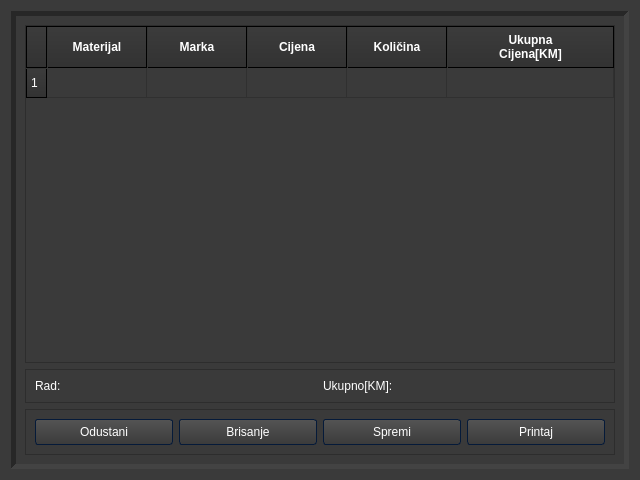
<?xml version="1.0" encoding="UTF-8"?>
<ui version="4.0">
 <class>ReceiptWindow</class>
 <widget class="QDialog" name="ReceiptWindow">
  <property name="geometry">
   <rect>
    <x>0</x>
    <y>0</y>
    <width>640</width>
    <height>480</height>
   </rect>
  </property>
  <property name="sizePolicy">
   <sizepolicy hsizetype="Ignored" vsizetype="Preferred">
    <horstretch>0</horstretch>
    <verstretch>0</verstretch>
   </sizepolicy>
  </property>
  <property name="windowTitle">
   <string>Budget Flow - Receipt</string>
  </property>
  <property name="styleSheet">
   <string notr="true">/*Copyright (c) DevSec Studio. All rights reserved.

MIT License

Permission is hereby granted, free of charge, to any person obtaining a copy
of this software and associated documentation files (the &quot;Software&quot;), to deal
in the Software without restriction, including without limitation the rights
to use, copy, modify, merge, publish, distribute, sublicense, and/or sell
copies of the Software, and to permit persons to whom the Software is
furnished to do so, subject to the following conditions:

The above copyright notice and this permission notice shall be included in all
copies or substantial portions of the Software.

THE SOFTWARE IS PROVIDED *AS IS*, WITHOUT WARRANTY OF ANY KIND, EXPRESS OR
IMPLIED, INCLUDING BUT NOT LIMITED TO THE WARRANTIES OF MERCHANTABILITY,
FITNESS FOR A PARTICULAR PURPOSE AND NONINFRINGEMENT. IN NO EVENT SHALL THE
AUTHORS OR COPYRIGHT HOLDERS BE LIABLE FOR ANY CLAIM, DAMAGES OR OTHER
LIABILITY, WHETHER IN AN ACTION OF CONTRACT, TORT OR OTHERWISE, ARISING FROM,
OUT OF OR IN CONNECTION WITH THE SOFTWARE OR THE USE OR OTHER DEALINGS IN THE SOFTWARE.
*/

/*-----QWidget-----*/
QWidget
{
	background-color: #3a3a3a;
	color: #fff;
	selection-background-color: #b78620;
	selection-color: #000;

}


/*-----QLabel-----*/
QLabel
{
	background-color: transparent;
	color: #fff;

}


/*-----QMenuBar-----*/
QMenuBar 
{
	background-color: qlineargradient(spread:repeat, x1:1, y1:0, x2:1, y2:1, stop:0 rgba(57, 57, 57, 255),stop:1 rgba(50, 50, 50, 255));
	border: 1px solid #000;
	color: #fff;

}


QMenuBar::item 
{
	background-color: transparent;

}


QMenuBar::item:selected 
{
	background-color: rgba(183, 134, 32, 20%);
	border: 1px solid #b78620;
	color: #fff;

}


QMenuBar::item:pressed 
{
	background-color: rgb(183, 134, 32);
	border: 1px solid #b78620;
	color: #fff;

}


/*-----QMenu-----*/
QMenu
{
    background-color: qlineargradient(spread:repeat, x1:1, y1:0, x2:1, y2:1, stop:0 rgba(57, 57, 57, 255),stop:1 rgba(50, 50, 50, 255));
    border: 1px solid #222;
    padding: 4px;
	color: #fff;

}


QMenu::item
{
    background-color: transparent;
    padding: 2px 20px 2px 20px;

}


QMenu::separator
{
   	background-color: rgb(183, 134, 32);
	height: 1px;

}


QMenu::item:disabled
{
    color: #555;
    background-color: transparent;
    padding: 2px 20px 2px 20px;

}


QMenu::item:selected
{
	background-color: rgba(183, 134, 32, 20%);
	border: 1px solid #b78620;
	color: #fff;

}


/*-----QToolBar-----*/
QToolBar
{
	background-color: qlineargradient(spread:repeat, x1:1, y1:0, x2:1, y2:1, stop:0 rgba(69, 69, 69, 255),stop:1 rgba(58, 58, 58, 255));
	border-top: none;
	border-bottom: 1px solid #4f4f4f;
	border-left: 1px solid #4f4f4f;
	border-right: 1px solid #4f4f4f;

}


QToolBar::separator
{
	background-color: #2e2e2e;
	width: 1px;

}


/*-----QToolButton-----*/
QToolButton 
{
	background-color: transparent;
	color: #fff;
	padding: 5px;
	padding-left: 8px;
	padding-right: 8px;
	margin-left: 1px;
}


QToolButton:hover
{
	background-color: rgba(183, 134, 32, 20%);
	border: 1px solid #b78620;
	color: #fff;
	
}


QToolButton:pressed
{
	background-color: qlineargradient(spread:repeat, x1:1, y1:0, x2:1, y2:1, stop:0 rgba(57, 57, 57, 255),stop:1 rgba(50, 50, 50, 255));
	border: 1px solid #b78620;

}


QToolButton:checked
{
	background-color: qlineargradient(spread:repeat, x1:1, y1:0, x2:1, y2:1, stop:0 rgba(57, 57, 57, 255),stop:1 rgba(50, 50, 50, 255));
	border: 1px solid #222;
}


/*-----QPushButton-----*/
QPushButton
{
	background-color: qlineargradient(spread:repeat, x1:1, y1:0, x2:1, y2:1, stop:0 rgba(84, 84, 84, 255),stop:1 rgba(59, 59, 59, 255));
	color: #ffffff;
	min-width: 80px;
	border-style: solid;
	border-width: 1px;
	border-radius: 3px;
	border-color: #051a39;
	padding: 5px;

}


QPushButton::flat
{
	background-color: transparent;
	border: none;
	color: #fff;

}


QPushButton::disabled
{
	background-color: #404040;
	color: #656565;
	border-color: #051a39;

}


QPushButton::hover
{
	background-color: rgba(183, 134, 32, 20%);
	border: 1px solid #b78620;

}


QPushButton::pressed
{
	background-color: qlineargradient(spread:repeat, x1:1, y1:0, x2:1, y2:1, stop:0 rgba(74, 74, 74, 255),stop:1 rgba(49, 49, 49, 255));
	border: 1px solid #b78620;

}


QPushButton::checked
{
	background-color: qlineargradient(spread:repeat, x1:1, y1:0, x2:1, y2:1, stop:0 rgba(74, 74, 74, 255),stop:1 rgba(49, 49, 49, 255));
	border: 1px solid #222;

}


/*-----QLineEdit-----*/
QLineEdit
{
	background-color: #131313;
	color : #eee;
	border: 1px solid #343434;
	border-radius: 2px;
	padding: 3px;
	padding-left: 5px;

}


/*-----QPlainTExtEdit-----*/
QPlainTextEdit
{
	background-color: #131313;
	color : #eee;
	border: 1px solid #343434;
	border-radius: 2px;
	padding: 3px;
	padding-left: 5px;

}


/*-----QTabBar-----*/
QTabBar::tab
{
	background-color: qlineargradient(spread:repeat, x1:1, y1:0, x2:1, y2:1, stop:0 rgba(84, 84, 84, 255),stop:1 rgba(59, 59, 59, 255));
	color: #ffffff;
	border-style: solid;
	border-width: 1px;
	border-color: #666;
	border-bottom: none;
	padding: 5px;
	padding-left: 15px;
	padding-right: 15px;

}


QTabWidget::pane 
{
	background-color: red;
	border: 1px solid #666;
	top: 1px;

}


QTabBar::tab:last
{
	margin-right: 0; 

}


QTabBar::tab:first:!selected
{
	background-color: #0c0c0d;
	margin-left: 0px;

}


QTabBar::tab:!selected
{
	color: #b1b1b1;
	border-bottom-style: solid;
	background-color: #0c0c0d;

}


QTabBar::tab:selected
{
	margin-bottom: 0px;

}


QTabBar::tab:!selected:hover
{
	border-top-color: #b78620;

}


/*-----QComboBox-----*/
QComboBox
{
    background-color: qlineargradient(spread:repeat, x1:1, y1:0, x2:1, y2:1, stop:0 rgba(84, 84, 84, 255),stop:1 rgba(59, 59, 59, 255));
    border: 1px solid #000;
    padding-left: 6px;
    color: #ffffff;
    height: 20px;

}


QComboBox::disabled
{
	background-color: #404040;
	color: #656565;
	border-color: #051a39;

}


QComboBox:on
{
    background-color: #b78620;
	color: #000;

}


QComboBox QAbstractItemView
{
    background-color: #383838;
    color: #ffffff;
    border: 1px solid black;
    selection-background-color: #b78620;
    outline: 0;

}


QComboBox::drop-down
{
	background-color: qlineargradient(spread:repeat, x1:1, y1:0, x2:1, y2:1, stop:0 rgba(57, 57, 57, 255),stop:1 rgba(50, 50, 50, 255));
    subcontrol-origin: padding;
    subcontrol-position: top right;
    width: 15px;
    border-left-width: 1px;
    border-left-color: black;
    border-left-style: solid; 

}


QComboBox::down-arrow
{
    image: url(://arrow-down.png);
    width: 8px;
    height: 8px;
}


/*-----QSpinBox &amp; QDateTimeEdit-----*/
QSpinBox,
QDateTimeEdit 
{
    background-color: #131313;
	color : #eee;
	border: 1px solid #343434;
	padding: 3px;
	padding-left: 5px;
    border-radius : 2px;

}


QSpinBox::up-button, 
QDateTimeEdit::up-button
{
	border-top-right-radius:2px;
	background-color: #777777;
    width: 16px; 
    border-width: 1px;

}


QSpinBox::up-button:hover, 
QDateTimeEdit::up-button:hover
{
	background-color: #585858;

}


QSpinBox::up-button:pressed, 
QDateTimeEdit::up-button:pressed
{
	background-color: #252525;
    width: 16px; 
    border-width: 1px;

}


QSpinBox::up-arrow,
QDateTimeEdit::up-arrow
{
    image: url(://arrow-up.png);
    width: 7px;
    height: 7px;

}


QSpinBox::down-button, 
QDateTimeEdit::down-button
{
	border-bottom-right-radius:2px;
	background-color: #777777;
    width: 16px; 
    border-width: 1px;

}


QSpinBox::down-button:hover, 
QDateTimeEdit::down-button:hover
{
	background-color: #585858;

}


QSpinBox::down-button:pressed, 
QDateTimeEdit::down-button:pressed
{
	background-color: #252525;
    width: 16px; 
    border-width: 1px;

}


QSpinBox::down-arrow,
QDateTimeEdit::down-arrow
{
    image: url(://arrow-down.png);
    width: 7px;
    height: 7px;

}


/*-----QGroupBox-----*/
QGroupBox 
{
    border: 1px solid;
    border-color: #666666;
	border-radius: 5px;
    margin-top: 20px;

}


QGroupBox::title  
{
    background-color: transparent;
    color: #eee;
    subcontrol-origin: margin;
    padding: 5px;
	border-top-left-radius: 3px;
	border-top-right-radius: 3px;

}


/*-----QHeaderView-----*/
QHeaderView::section
{
    background-color: qlineargradient(spread:repeat, x1:1, y1:0, x2:1, y2:1, stop:0 rgba(60, 60, 60, 255),stop:1 rgba(50, 50, 50, 255));
	border: 1px solid #000;
    color: #fff;
    text-align: left;
	padding: 4px;
	
}


QHeaderView::section:disabled
{
    background-color: #525251;
    color: #656565;

}


QHeaderView::section:checked
{
    background-color: qlineargradient(spread:repeat, x1:1, y1:0, x2:1, y2:1, stop:0 rgba(60, 60, 60, 255),stop:1 rgba(50, 50, 50, 255));
    color: #fff;

}


QHeaderView::section::vertical::first,
QHeaderView::section::vertical::only-one
{
    border-top: 1px solid #353635;

}


QHeaderView::section::vertical
{
    border-top: 1px solid #353635;

}


QHeaderView::section::horizontal::first,
QHeaderView::section::horizontal::only-one
{
    border-left: 1px solid #353635;

}


QHeaderView::section::horizontal
{
    border-left: 1px solid #353635;

}


QTableCornerButton::section
{
    background-color: qlineargradient(spread:repeat, x1:1, y1:0, x2:1, y2:1, stop:0 rgba(60, 60, 60, 255),stop:1 rgba(50, 50, 50, 255));
	border: 1px solid #000;
    color: #fff;

}


/*-----QTreeWidget-----*/
QTreeView
{
	show-decoration-selected: 1;
	alternate-background-color: #3a3a3a;
	selection-color: #fff;
	background-color: #2d2d2d;
	border: 1px solid gray;
	padding-top : 5px;
	color: #fff;
	font: 8pt;

}


QTreeView::item:selected
{
	color:#fff;
	background-color: #b78620;
	border-radius: 0px;

}


QTreeView::item:!selected:hover
{
    background-color: #262626;
    border: none;
    color: white;

}


QTreeView::branch:has-children:!has-siblings:closed,
QTreeView::branch:closed:has-children:has-siblings 
{
	image: url(://tree-closed.png);

}


QTreeView::branch:open:has-children:!has-siblings,
QTreeView::branch:open:has-children:has-siblings  
{
	image: url(://tree-open.png);

}


/*-----QListView-----*/
QListView 
{
	background-color: qlineargradient(spread:repeat, x1:1, y1:0, x2:1, y2:1, stop:0 rgba(83, 83, 83, 255),stop:0.293269 rgba(81, 81, 81, 255),stop:0.634615 rgba(79, 79, 79, 255),stop:1 rgba(83, 83, 83, 255));
    border : none;
    color: white;
    show-decoration-selected: 1; 
    outline: 0;
	border: 1px solid gray;

}


QListView::disabled 
{
	background-color: #656565;
	color: #1b1b1b;
    border: 1px solid #656565;

}


QListView::item 
{
	background-color: #2d2d2d;
    padding: 1px;

}


QListView::item:alternate 
{
    background-color: #3a3a3a;

}


QListView::item:selected 
{
	background-color: #b78620;
	border: 1px solid #b78620;
	color: #fff;

}


QListView::item:selected:!active 
{
	background-color: #b78620;
	border: 1px solid #b78620;
	color: #fff;

}


QListView::item:selected:active 
{
	background-color: #b78620;
	border: 1px solid #b78620;
	color: #fff;

}


QListView::item:hover {
    background-color: #262626;
    border: none;
    color: white;

}


/*-----QCheckBox-----*/
QCheckBox
{
	background-color: transparent;
    color: lightgray;
	border: none;

}


QCheckBox::indicator
{
    background-color: #323232;
    border: 1px solid darkgray;
    width: 12px;
    height: 12px;

}


QCheckBox::indicator:checked
{
    image:url(&quot;./ressources/check.png&quot;);
	background-color: #b78620;
    border: 1px solid #3a546e;

}


QCheckBox::indicator:unchecked:hover
{
	border: 1px solid #b78620; 

}


QCheckBox::disabled
{
	color: #656565;

}


QCheckBox::indicator:disabled
{
	background-color: #656565;
	color: #656565;
    border: 1px solid #656565;

}


/*-----QRadioButton-----*/
QRadioButton 
{
	color: lightgray;
	background-color: transparent;

}


QRadioButton::indicator::unchecked:hover 
{
	background-color: lightgray;
	border: 2px solid #b78620;
	border-radius: 6px;
}


QRadioButton::indicator::checked 
{
	border: 2px solid #b78620;
	border-radius: 6px;
	background-color: rgba(183,134,32,20%);  
	width: 9px; 
	height: 9px; 

}


/*-----QSlider-----*/
QSlider::groove:horizontal 
{
	background-color: transparent;
	height: 3px;

}


QSlider::sub-page:horizontal 
{
	background-color: #b78620;

}


QSlider::add-page:horizontal 
{
	background-color: #131313;

}


QSlider::handle:horizontal 
{
	background-color: #b78620;
	width: 14px;
	margin-top: -6px;
	margin-bottom: -6px;
	border-radius: 6px;

}


QSlider::handle:horizontal:hover 
{
	background-color: #d89e25;
	border-radius: 6px;

}


QSlider::sub-page:horizontal:disabled 
{
	background-color: #bbb;
	border-color: #999;

}


QSlider::add-page:horizontal:disabled 
{
	background-color: #eee;
	border-color: #999;

}


QSlider::handle:horizontal:disabled 
{
	background-color: #eee;
	border: 1px solid #aaa;
	border-radius: 3px;

}


/*-----QScrollBar-----*/
QScrollBar:horizontal
{
    border: 1px solid #222222;
    background-color: #3d3d3d;
    height: 15px;
    margin: 0px 16px 0 16px;

}


QScrollBar::handle:horizontal
{
	background-color: qlineargradient(spread:repeat, x1:1, y1:0, x2:1, y2:1, stop:0 rgba(97, 97, 97, 255),stop:1 rgba(90, 90, 90, 255));
	border: 1px solid #2d2d2d;
    min-height: 20px;

}


QScrollBar::add-line:horizontal
{
	background-color: qlineargradient(spread:repeat, x1:1, y1:0, x2:1, y2:1, stop:0 rgba(97, 97, 97, 255),stop:1 rgba(90, 90, 90, 255));
	border: 1px solid #2d2d2d;
    width: 15px;
    subcontrol-position: right;
    subcontrol-origin: margin;

}


QScrollBar::sub-line:horizontal
{
	background-color: qlineargradient(spread:repeat, x1:1, y1:0, x2:1, y2:1, stop:0 rgba(97, 97, 97, 255),stop:1 rgba(90, 90, 90, 255));
	border: 1px solid #2d2d2d;
    width: 15px;
    subcontrol-position: left;
    subcontrol-origin: margin;

}


QScrollBar::right-arrow:horizontal
{
    image: url(://arrow-right.png);
    width: 6px;
    height: 6px;

}


QScrollBar::left-arrow:horizontal
{
    image: url(://arrow-left.png);
    width: 6px;
    height: 6px;

}


QScrollBar::add-page:horizontal, QScrollBar::sub-page:horizontal
{
    background: none;

}


QScrollBar:vertical
{
    background-color: #3d3d3d;
    width: 16px;
	border: 1px solid #2d2d2d;
    margin: 16px 0px 16px 0px;

}


QScrollBar::handle:vertical
{
    background-color: qlineargradient(spread:repeat, x1:1, y1:0, x2:1, y2:1, stop:0 rgba(97, 97, 97, 255),stop:1 rgba(90, 90, 90, 255));
	border: 1px solid #2d2d2d;
    min-height: 20px;

}


QScrollBar::add-line:vertical
{
	background-color: qlineargradient(spread:repeat, x1:1, y1:0, x2:1, y2:1, stop:0 rgba(97, 97, 97, 255),stop:1 rgba(90, 90, 90, 255));
	border: 1px solid #2d2d2d;
    height: 15px;
    subcontrol-position: bottom;
    subcontrol-origin: margin;

}


QScrollBar::sub-line:vertical
{
	background-color: qlineargradient(spread:repeat, x1:1, y1:0, x2:1, y2:1, stop:0 rgba(97, 97, 97, 255),stop:1 rgba(90, 90, 90, 255));
	border: 1px solid #2d2d2d;
    height: 15px;
    subcontrol-position: top;
    subcontrol-origin: margin;

}


QScrollBar::up-arrow:vertical
{
    image: url(://arrow-up.png);
    width: 6px;
    height: 6px;

}


QScrollBar::down-arrow:vertical
{
    image: url(://arrow-down.png);
    width: 6px;
    height: 6px;

}


QScrollBar::add-page:vertical, QScrollBar::sub-page:vertical
{
    background: none;

}


/*-----QProgressBar-----*/
QProgressBar
{
    border: 1px solid #666666;
    text-align: center;
	color: #000;
	font-weight: bold;

}


QProgressBar::chunk
{
    background-color: #b78620;
    width: 30px;
    margin: 0.5px;

}

</string>
  </property>
  <layout class="QVBoxLayout" name="verticalLayout">
   <item>
    <widget class="QFrame" name="frame">
     <property name="frameShape">
      <enum>QFrame::Panel</enum>
     </property>
     <property name="frameShadow">
      <enum>QFrame::Sunken</enum>
     </property>
     <property name="lineWidth">
      <number>5</number>
     </property>
     <property name="midLineWidth">
      <number>5</number>
     </property>
     <layout class="QVBoxLayout" name="verticalLayout_2">
      <item>
       <widget class="QTableWidget" name="materials_receipt_table">
        <property name="font">
         <font>
          <family>Arial</family>
          <pointsize>9</pointsize>
          <weight>75</weight>
          <bold>true</bold>
         </font>
        </property>
        <property name="rowCount">
         <number>1</number>
        </property>
        <attribute name="horizontalHeaderDefaultSectionSize">
         <number>100</number>
        </attribute>
        <attribute name="horizontalHeaderStretchLastSection">
         <bool>true</bool>
        </attribute>
        <row/>
        <column>
         <property name="text">
          <string>Materijal</string>
         </property>
         <property name="font">
          <font>
           <family>Arial</family>
           <pointsize>9</pointsize>
           <weight>75</weight>
           <bold>true</bold>
          </font>
         </property>
        </column>
        <column>
         <property name="text">
          <string>Marka</string>
         </property>
         <property name="font">
          <font>
           <family>Arial</family>
           <pointsize>9</pointsize>
           <weight>75</weight>
           <bold>true</bold>
          </font>
         </property>
        </column>
        <column>
         <property name="text">
          <string>Cijena</string>
         </property>
         <property name="font">
          <font>
           <family>Arial</family>
           <pointsize>9</pointsize>
           <weight>75</weight>
           <bold>true</bold>
          </font>
         </property>
        </column>
        <column>
         <property name="text">
          <string>Količina</string>
         </property>
         <property name="font">
          <font>
           <family>Arial</family>
           <pointsize>9</pointsize>
           <weight>75</weight>
           <bold>true</bold>
          </font>
         </property>
        </column>
        <column>
         <property name="text">
          <string>Ukupna 
Cijena[KM]</string>
         </property>
         <property name="font">
          <font>
           <family>Arial</family>
           <pointsize>9</pointsize>
           <weight>75</weight>
           <bold>true</bold>
          </font>
         </property>
        </column>
       </widget>
      </item>
      <item>
       <widget class="QFrame" name="frame_2">
        <property name="frameShape">
         <enum>QFrame::StyledPanel</enum>
        </property>
        <property name="frameShadow">
         <enum>QFrame::Raised</enum>
        </property>
        <layout class="QHBoxLayout" name="horizontalLayout" stretch="2,3,2,3">
         <item>
          <widget class="QLabel" name="label_3">
           <property name="text">
            <string>Rad:</string>
           </property>
          </widget>
         </item>
         <item>
          <widget class="QLabel" name="service_text_label">
           <property name="text">
            <string/>
           </property>
          </widget>
         </item>
         <item>
          <widget class="QLabel" name="label_2">
           <property name="text">
            <string>Ukupno[KM]:</string>
           </property>
          </widget>
         </item>
         <item>
          <widget class="QLabel" name="full_price_label">
           <property name="text">
            <string/>
           </property>
          </widget>
         </item>
        </layout>
       </widget>
      </item>
      <item>
       <widget class="QFrame" name="frame_3">
        <property name="frameShape">
         <enum>QFrame::StyledPanel</enum>
        </property>
        <property name="frameShadow">
         <enum>QFrame::Raised</enum>
        </property>
        <layout class="QHBoxLayout" name="horizontalLayout_2">
         <item>
          <widget class="QPushButton" name="cancel_print_reciept_button">
           <property name="text">
            <string>Odustani</string>
           </property>
          </widget>
         </item>
         <item>
          <widget class="QPushButton" name="delete_entry_button">
           <property name="text">
            <string>Brisanje</string>
           </property>
          </widget>
         </item>
         <item>
          <widget class="QPushButton" name="modify_reciept_button">
           <property name="text">
            <string>Spremi</string>
           </property>
          </widget>
         </item>
         <item>
          <widget class="QPushButton" name="print_reciept_button">
           <property name="text">
            <string>Printaj</string>
           </property>
          </widget>
         </item>
        </layout>
       </widget>
      </item>
     </layout>
    </widget>
   </item>
  </layout>
 </widget>
 <resources/>
 <connections/>
</ui>
